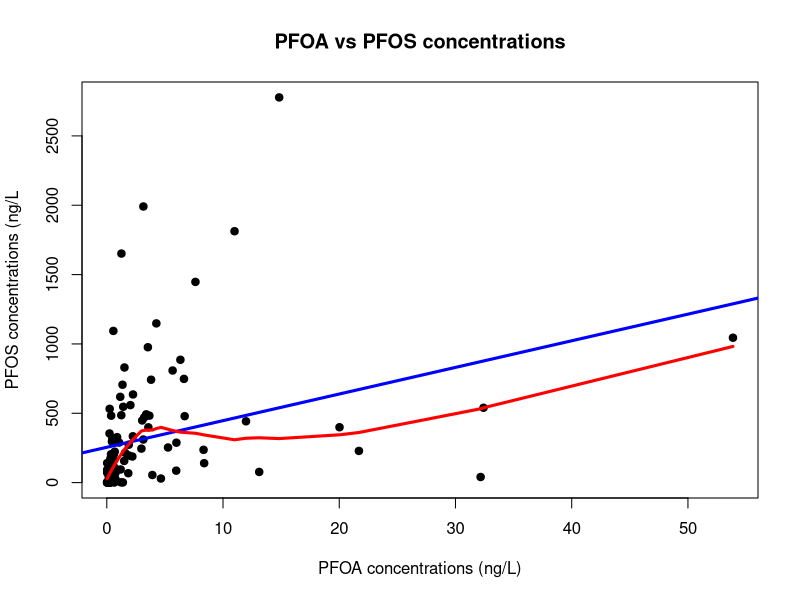
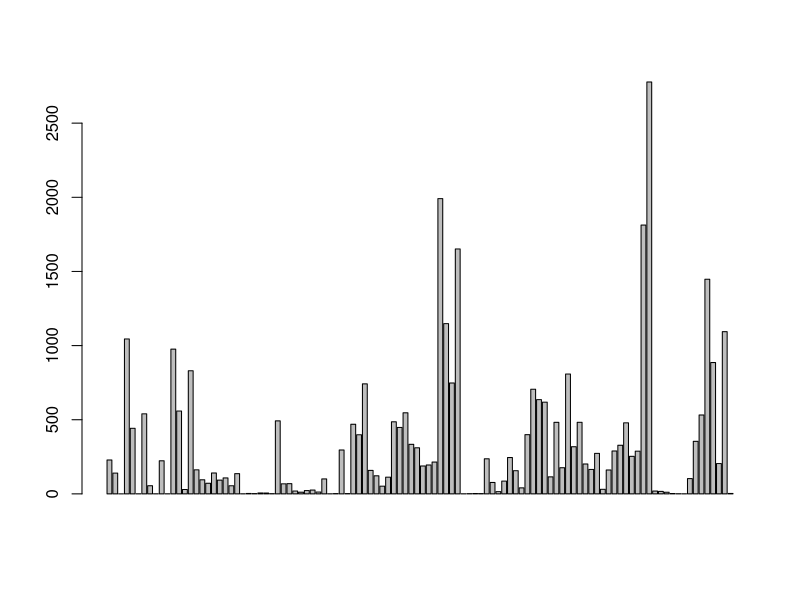
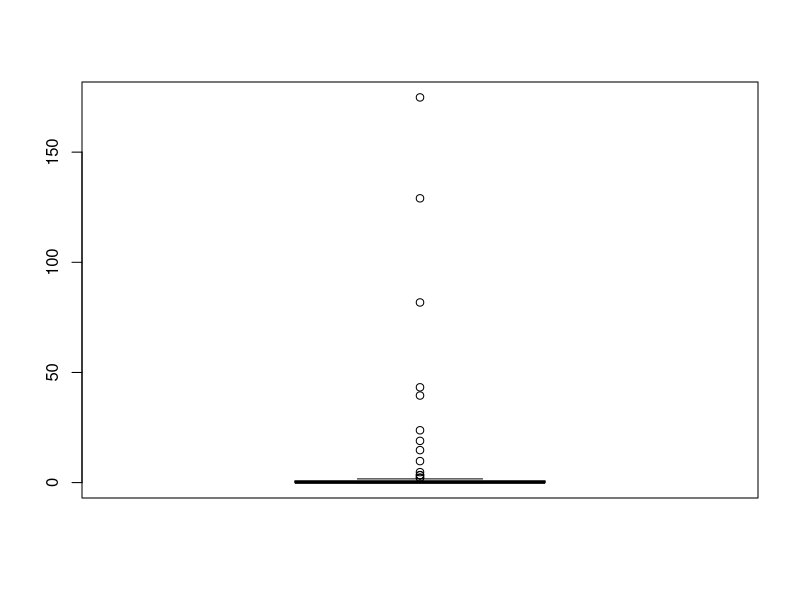

Recreate these plots in R, in order.
## ---- chunk 1
x <- 10.5
class(x)

## ---- chunk 2

x <- 1000L
class(x)

## ---- chunk 3
# We will not deal with complex data in this course
x <- 9i + 3
class(x)
## ---- chunk 4

x <- "Hello World"

# You can also use str() to check the data type of an object. This function will give more detailed information about the elements in the object
str(x)
## ---- chunk 5

# a vector of logical/boolean
x <- c(TRUE, FALSE)

str(x)

## ---- chunk 6
# If you want to create (or convert) an object of a specific data type, then use the as.xxx functions.

a_string <- as.character("A Space Odyssey")
# You can also skip the as.character and directly use: a_string <- "A Space Odyssey". R will recognize is as a string and automatically choose the correct data type.
a_integer <- as.integer(2001)
a_numeric <- as.numeric(99.999)
a_logical <-  as.logical(TRUE)



c(a_integer, a_string)
c(a_integer, a_numeric)
c(a_integer, a_logical)

## ---- chunk 7
object1 <- as.integer("Hello")
str(object1)
## ---- chunk 8
# A string vector
a_vector_strings <- c("This", "is", "a", "vector", "of", "string", "elements")
str(a_vector_strings)


## ---- chunk 9
# integer vectors
a_vector_integers1 <- c(99, 98)
a_vector_integers2 <- c(1, 2, 3, 4, 5)

str(a_vector_integers1)
## ---- chunk 10

length(a_vector_integers1)

length(a_vector_integers2)

## ---- chunk 11

length(a_vector_integers1) == length(a_vector_integers2)


## ---- chunk 12
length(a_vector_integers1)!= length(a_vector_integers2)
## ---- chunk 13
combine_vectors <- a_vector_integers1 + a_vector_integers2

str(combine_vectors)
## ---- chunk 14

a_matrix_num <- matrix(data = 1:10, nrow = 2, ncol = 5)

a_matrix_num
## ---- chunk 15

letters

matrix(data = letters[1:10], nrow = 5)

## ---- chunk 16
dim(a_matrix_num)
## ---- chunk 17
a_vector_integers1 <- c(99, 98)

a_vector_strings <- c("This", "is", "a", "vector", "of", "string", "elements")

# In this case, we use the list() function.
a_list <- list(vec_int = a_vector_integers1, 
               vec_str = a_vector_strings)

# If you dont name the elements within the list then these will be unamed.
## ---- chunk 18

a_list[1]
## ---- chunk 19
a_list[[1]]
## ---- chunk 20

a_list[1][1]
## ---- chunk 21
a_list[[1]][1]
## ---- chunk 22
a_list["vec_int"]

## ---- chunk 23
# These three subsetting operations will give the same results
a_list$vec_int
a_list["vec_int"]
a_list[[1]]

## ---- chunk 24

sample_data <- data.frame(sample_id = c(1, 2, 3, 4),
                          sample_name = c("Inflow", "Mid_stream", "Outflow", "River"),
                          measured_PFOS = c(TRUE, TRUE, TRUE, FALSE),
                          conc_PFOS_ngL = c(99, 5, 123, NA))

## ---- chunk 25

PFAS_insects <- readxl::read_excel("data/Statistics_Kumla_20200408.xlsx", 
    sheet = "Overview")

## ---- chunk 26

# http://www.sthda.com/english/wiki/scatter-plots-r-base-graphs

plot(x = PFAS_insects$PFOA, y = PFAS_insects$PFOS, main = "PFOA vs PFOS concentrations",
     xlab = "PFOA concentrations (ng/L)",
     ylab = "PFOS concentrations (ng/L",
     pch = 19) # choosing symbol for points in a graph (see ?pch for number/symbol) 

# We can add a regression line into the same graph
abline(lm(PFAS_insects$PFOS ~ PFAS_insects$PFOA, data = PFAS_insects), col = "blue", lwd = 3) # lwd is the line width

# as well as a loess fit
lines(lowess(PFAS_insects$PFOA, PFAS_insects$PFOS), col = "red", lwd = 3)

# to clear the graphics from the Plots pane, use graphics.off() in the script or dev.off() in the console
 
## ---- chunk 27
groupsPFOS <- PFAS_insects[, c("Group", "PFOS")] # subset two variables from the dataframe
groupsPFOS$Group <- as.factor(groupsPFOS$Group)
barplot(height = PFAS_insects$PFOS)

## ---- chunk 28

# Box plot of one variable
boxplot(PFAS_insects$PFBS)


